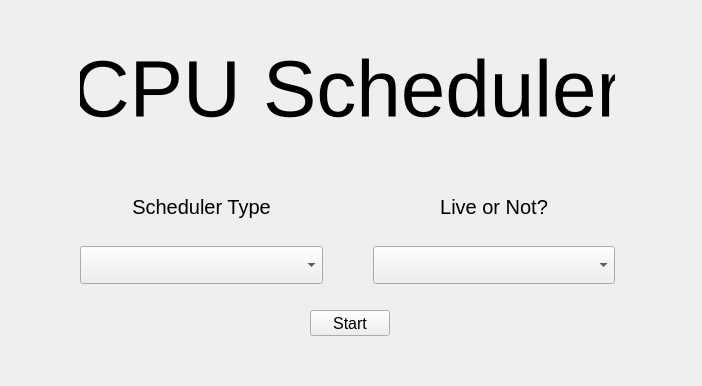
<?xml version="1.0" encoding="UTF-8"?>
<ui version="4.0">
 <class>MainWindow</class>
 <widget class="QMainWindow" name="MainWindow">
  <property name="geometry">
   <rect>
    <x>0</x>
    <y>0</y>
    <width>702</width>
    <height>386</height>
   </rect>
  </property>
  <property name="windowTitle">
   <string>CPU Scheduler</string>
  </property>
  <property name="windowIcon">
   <iconset theme="utilities-system-monitor"/>
  </property>
  <widget class="QWidget" name="centralwidget">
   <widget class="QPushButton" name="pushButton">
    <property name="geometry">
     <rect>
      <x>310</x>
      <y>310</y>
      <width>80</width>
      <height>26</height>
     </rect>
    </property>
    <property name="font">
     <font>
      <pointsize>12</pointsize>
     </font>
    </property>
    <property name="text">
     <string>Start</string>
    </property>
   </widget>
   <widget class="QWidget" name="">
    <property name="geometry">
     <rect>
      <x>80</x>
      <y>40</y>
      <width>535</width>
      <height>244</height>
     </rect>
    </property>
    <layout class="QVBoxLayout" name="verticalLayout_3">
     <property name="spacing">
      <number>50</number>
     </property>
     <item>
      <widget class="QLabel" name="label">
       <property name="sizePolicy">
        <sizepolicy hsizetype="Minimum" vsizetype="Minimum">
         <horstretch>0</horstretch>
         <verstretch>0</verstretch>
        </sizepolicy>
       </property>
       <property name="font">
        <font>
         <family>Ubuntu</family>
         <pointsize>60</pointsize>
        </font>
       </property>
       <property name="text">
        <string>CPU Scheduler</string>
       </property>
       <property name="alignment">
        <set>Qt::AlignCenter</set>
       </property>
      </widget>
     </item>
     <item>
      <layout class="QHBoxLayout" name="horizontalLayout">
       <property name="spacing">
        <number>50</number>
       </property>
       <item>
        <layout class="QVBoxLayout" name="verticalLayout_2">
         <property name="spacing">
          <number>20</number>
         </property>
         <property name="sizeConstraint">
          <enum>QLayout::SetDefaultConstraint</enum>
         </property>
         <item>
          <widget class="QLabel" name="label_3">
           <property name="sizePolicy">
            <sizepolicy hsizetype="Minimum" vsizetype="Minimum">
             <horstretch>0</horstretch>
             <verstretch>0</verstretch>
            </sizepolicy>
           </property>
           <property name="font">
            <font>
             <pointsize>15</pointsize>
            </font>
           </property>
           <property name="text">
            <string>Scheduler Type</string>
           </property>
           <property name="alignment">
            <set>Qt::AlignCenter</set>
           </property>
          </widget>
         </item>
         <item>
          <widget class="QComboBox" name="comboBox">
           <property name="sizePolicy">
            <sizepolicy hsizetype="Preferred" vsizetype="Preferred">
             <horstretch>0</horstretch>
             <verstretch>0</verstretch>
            </sizepolicy>
           </property>
          </widget>
         </item>
        </layout>
       </item>
       <item>
        <layout class="QVBoxLayout" name="verticalLayout">
         <property name="spacing">
          <number>20</number>
         </property>
         <item>
          <widget class="QLabel" name="label_4">
           <property name="font">
            <font>
             <pointsize>15</pointsize>
            </font>
           </property>
           <property name="text">
            <string>Live or Not?</string>
           </property>
           <property name="alignment">
            <set>Qt::AlignCenter</set>
           </property>
          </widget>
         </item>
         <item>
          <widget class="QComboBox" name="comboBox_2">
           <property name="sizePolicy">
            <sizepolicy hsizetype="Preferred" vsizetype="Preferred">
             <horstretch>0</horstretch>
             <verstretch>0</verstretch>
            </sizepolicy>
           </property>
          </widget>
         </item>
        </layout>
       </item>
      </layout>
     </item>
    </layout>
   </widget>
   <zorder>label</zorder>
   <zorder>pushButton</zorder>
   <zorder>label_4</zorder>
   <zorder>label_4</zorder>
   <zorder>comboBox</zorder>
   <zorder>comboBox_2</zorder>
   <zorder></zorder>
  </widget>
 </widget>
 <resources/>
 <connections/>
</ui>
